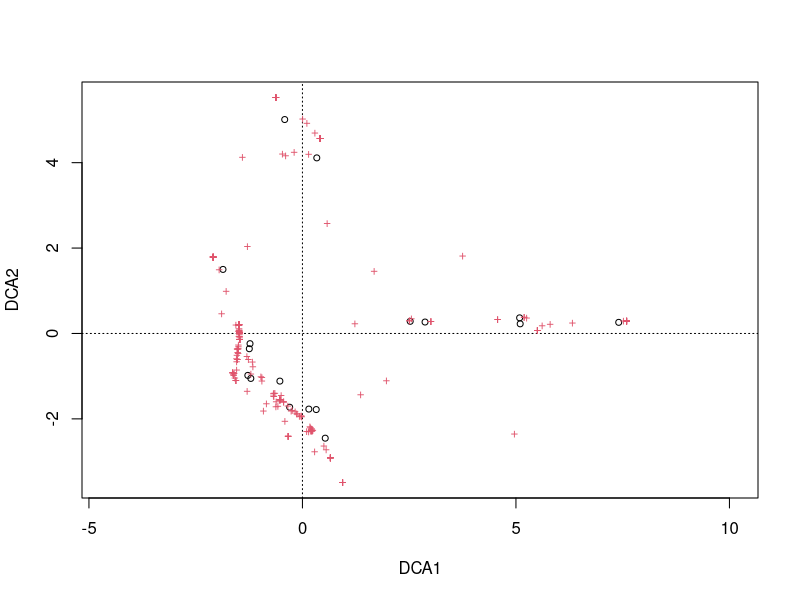
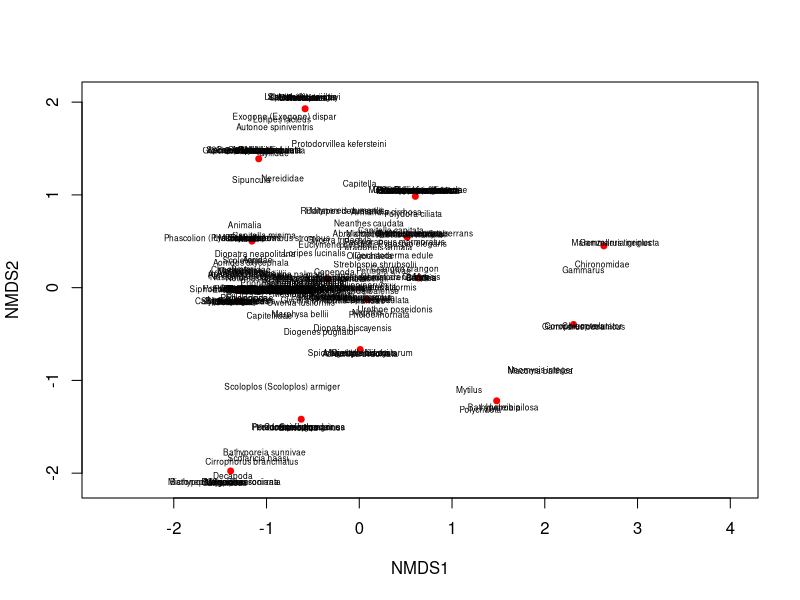
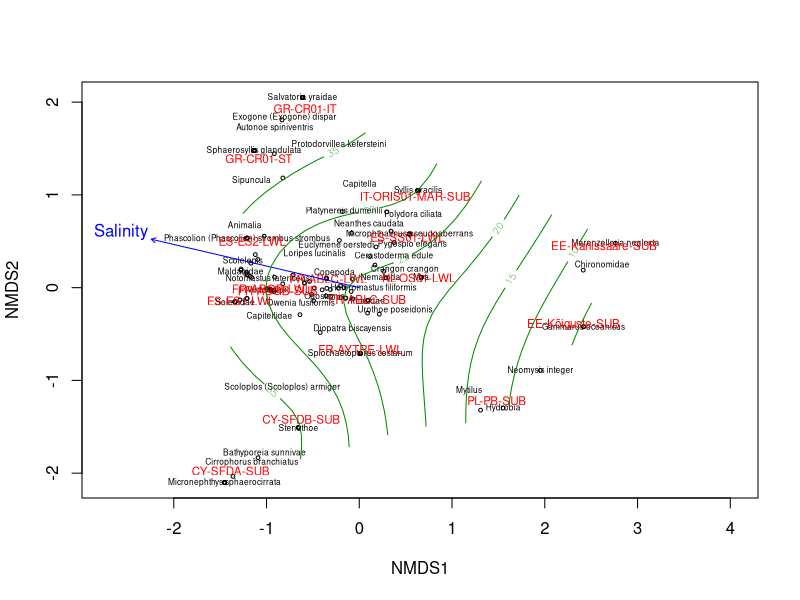
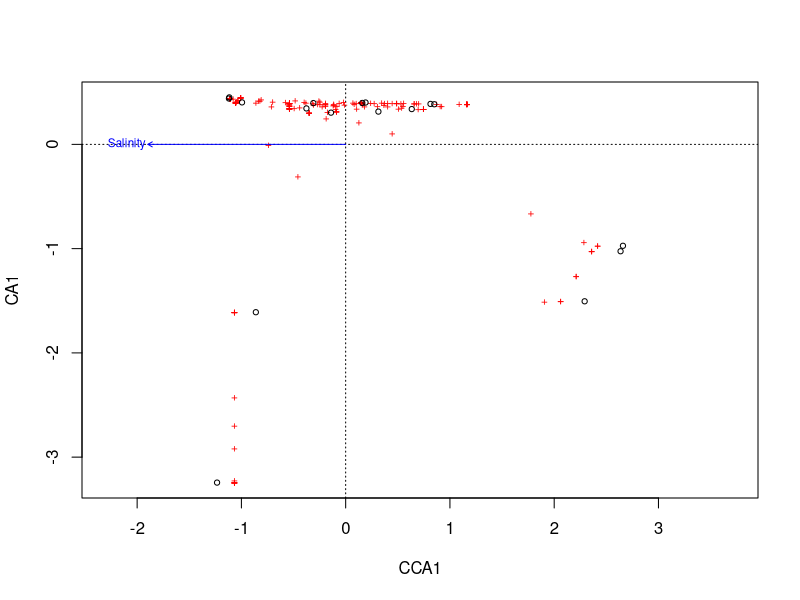

Write R code to recreate these figures, in order.
require(dplyr)
require(vegan)
require(reshape2)

data <- read.csv("EMBOS_softsubBeach_2.csv", sep = "\t")
env <- read.csv("environs_soft_beach.csv", sep = "\t")

# check station codes

data %>% select(stationCode) %>% distinct()
env %>% select(stationCode) %>% distinct()

# check parameters, keep only counts

View(data %>% group_by(WoRMS_scientificName, parameter) %>% summarise(n()))
data <- data %>% filter(parameter == "Individual Count")

# check sample size

data %>% select(WoRMS_scientificName, sampleAreaOrVolume) %>% distinct()

# check replicates, average

data %>% group_by(stationCode, WoRMS_scientificName) %>% summarise(n())
data %>% filter(stationCode == "CY-SFDA-SUB" & WoRMS_scientificName == "Callianassa")

data <- data %>% group_by(stationCode, WoRMS_scientificName) %>% summarise(count = mean(value))

# reshape

data <- data %>%
  dcast(stationCode ~ WoRMS_scientificName, value.var = "count") %>%
  arrange(stationCode)

row.names(data) <- data$stationCode
data <- data %>% select(-stationCode)

data[is.na(data)] <- 0

# DCA

dca <- decorana(data)
plot(dca)

# NMDS

ord <- metaMDS(data)

plot(ord, type = "n")
points(ord, display = "sites", cex = 0.8, pch = 21, col = "red", bg = "red")
text(ord, display = "spec", cex = 0.5)

# ordihull, ordiellipse?

# reshape environmental data

env <- env %>%
  group_by(stationCode, parameter) %>%
  summarise(value = mean(value, na.rm = TRUE)) %>%
  dcast(stationCode ~ parameter, value.var = "value") %>%
  arrange(stationCode)

# fit environmental data

ord.fit <- envfit(ord ~ Salinity, env, na.rm = TRUE)

plot(ord, type = "n")
orditorp(ord, display = "spec", cex = 0.5)
text(ord, display = "sites", cex = 0.7, col = "red")
plot(ord.fit)
with(env, ordisurf(ord, Salinity, add = TRUE, col = "green4"))

# CCA

ord <- cca(data ~ Salinity, env)
plot(ord)
